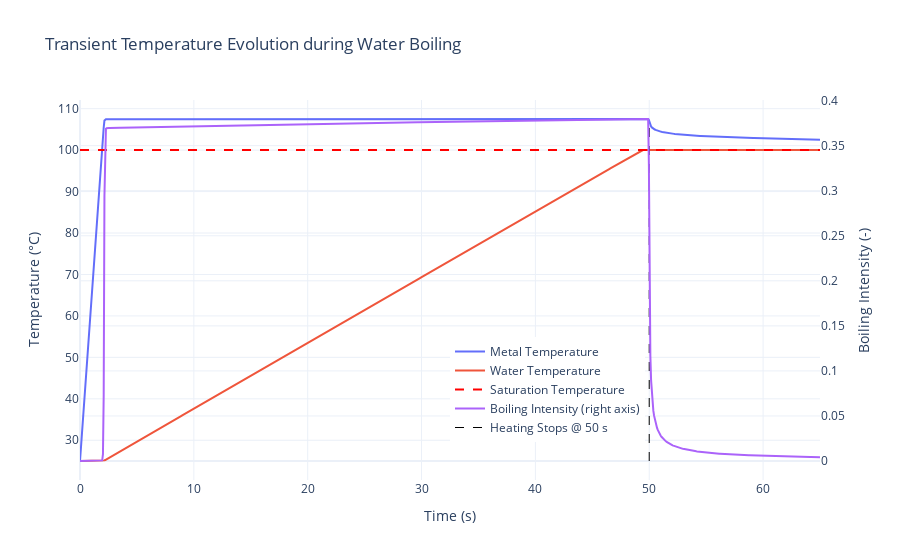

Notebook code for this chart:
### Code cell
# Create figure
fig = go.Figure()

# Add Metal Temperature trace
fig.add_trace(
    go.Scatter(x=time, y=T_metal - 273.15, mode="lines", name="Metal Temperature")
)

# Add Water Temperature trace
fig.add_trace(
    go.Scatter(x=time, y=T_water - 273.15, mode="lines", name="Water Temperature")
)

# Add Saturation Temperature line
fig.add_trace(
    go.Scatter(
        x=[time[0], time[-1]],
        y=[data.T_SAT - 273.15] * 2,
        mode="lines",
        name="Saturation Temperature",
        line=dict(color="red", dash="dash"),
    )
)

# Add Boiling Intensity trace on secondary y-axis
fig.add_trace(
    go.Scatter(
        x=time,
        y=fraction,
        mode="lines",
        name="Boiling Intensity (right axis)",
        yaxis="y2",
    )
)

# Add vertical dashed line at the end of heating
fig.add_trace(
    go.Scatter(
        x=[data.TURNED_OFF_TIME, data.TURNED_OFF_TIME],
        y=[min(T_metal - 273.15), max(T_metal - 273.15)],
        mode="lines",
        name=f"Heating Stops @ {data.TURNED_OFF_TIME} s",
        line=dict(color="black", dash="dash", width=1),
    )
)

# Update layout
fig.update_layout(
    title="Transient Temperature Evolution during Water Boiling",
    xaxis=dict(title="Time (s)"),
    yaxis=dict(title="Temperature (°C)"),
    yaxis2=dict(title="Boiling Intensity (-)", overlaying="y", side="right"),
    legend=dict(x=0.5, y=0.1),
    template="plotly_white",
)

# Show the figure
fig.show()

### Figure 1 — Plotly figure (JSON) as saved in the notebook; plotly's stock layout.template omitted (floating-point values rounded to 4 significant figures; data arrays with more than 128 entries replaced by an {"elided": "..."} marker saying what was removed)
{"data": [{"mode": "lines", "name": "Metal Temperature", "type": "scatter", "x": {"elided": "1000 float values"}, "y": {"elided": "1000 float values"}}, {"mode": "lines", "name": "Water Temperature", "type": "scatter", "x": {"elided": "1000 float values"}, "y": {"elided": "1000 float values"}}, {"line": {"color": "red", "dash": "dash"}, "mode": "lines", "name": "Saturation Temperature", "type": "scatter", "x": [0, 65], "y": [100, 100]}, {"mode": "lines", "name": "Boiling Intensity (right axis)", "type": "scatter", "x": {"elided": "1000 float values"}, "y": {"elided": "1000 float values"}, "yaxis": "y2"}, {"line": {"color": "black", "dash": "dash", "width": 1}, "mode": "lines", "name": "Heating Stops @ 50 s", "type": "scatter", "x": [50, 50], "y": [25, 107.5]}], "layout": {"legend": {"x": 0.5, "y": 0.1}, "title": {"text": "Transient Temperature Evolution during Water Boiling"}, "xaxis": {"title": {"text": "Time (s)"}}, "yaxis": {"title": {"text": "Temperature (°C)"}}, "yaxis2": {"overlaying": "y", "side": "right", "title": {"text": "Boiling Intensity (-)"}}}}
